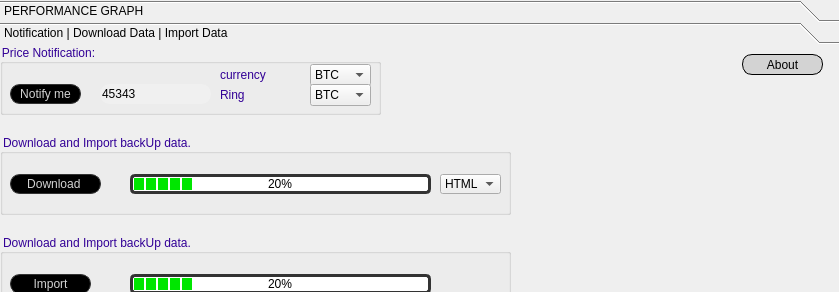
       <widget class="QToolBox" name="toolBox_2">
        <property name="enabled">
         <bool>true</bool>
        </property>
        <property name="toolTip">
         <string/>
        </property>
        <property name="autoFillBackground">
         <bool>false</bool>
        </property>
        <property name="styleSheet">
         <string notr="true">*{color: rgb(0, 0, 0);
font: 75 12pt &quot;Bahnschrift&quot;;}</string>
        </property>
        <property name="lineWidth">
         <number>2</number>
        </property>
        <property name="currentIndex">
         <number>1</number>
        </property>
        <property name="tabSpacing">
         <number>0</number>
        </property>
        <widget class="QWidget" name="page_5">
         <property name="geometry">
          <rect>
           <x>0</x>
           <y>0</y>
           <width>830</width>
           <height>283</height>
          </rect>
         </property>
         <attribute name="label">
          <string>PERFORMANCE GRAPH</string>
         </attribute>
         <layout class="QGridLayout" name="gridLayout_15">
          <item row="0" column="0">
           <widget class="QFrame" name="Graph_frame">
            <property name="styleSheet">
             <string notr="true">background-color: rgb(0, 0, 0);</string>
            </property>
            <property name="frameShape">
             <enum>QFrame::StyledPanel</enum>
            </property>
            <property name="frameShadow">
             <enum>QFrame::Raised</enum>
            </property>
           </widget>
          </item>
         </layout>
        </widget>
        <widget class="QWidget" name="page_6">
         <property name="geometry">
          <rect>
           <x>0</x>
           <y>0</y>
           <width>830</width>
           <height>283</height>
          </rect>
         </property>
         <attribute name="label">
          <string>Notification | Download Data | Import Data</string>
         </attribute>
         <widget class="QGroupBox" name="groupBox">
          <property name="geometry">
           <rect>
            <x>0</x>
            <y>0</y>
            <width>381</width>
            <height>71</height>
           </rect>
          </property>
          <property name="styleSheet">
           <string notr="true">font: 75 italic 10pt &quot;Palatino Linotype&quot;;
color:  rgb(50, 0, 150);</string>
          </property>
          <property name="title">
           <string>Price Notification:</string>
          </property>
          <property name="flat">
           <bool>false</bool>
          </property>
          <property name="checkable">
           <bool>false</bool>
          </property>
          <widget class="QComboBox" name="comboBox_2">
           <property name="geometry">
            <rect>
             <x>310</x>
             <y>20</y>
             <width>61</width>
             <height>22</height>
            </rect>
           </property>
           <property name="styleSheet">
            <string notr="true">*{
color: rgb(0, 0, 0);
	
font: 8pt &quot;MS Shell Dlg 2&quot;;
	selection-background-color: qlineargradient(spread:pad, x1:0, y1:0, x2:1, y2:0, stop:0 rgba(255, 255, 255, 255), stop:0.233831 rgba(0, 0, 0, 224));
}



</string>
           </property>
           <item>
            <property name="text">
             <string>BTC</string>
            </property>
           </item>
           <item>
            <property name="text">
             <string>ETH</string>
            </property>
           </item>
           <item>
            <property name="text">
             <string>LTC</string>
            </property>
           </item>
          </widget>
          <widget class="QLineEdit" name="comment_input_3">
           <property name="geometry">
            <rect>
             <x>100</x>
             <y>40</y>
             <width>111</width>
             <height>20</height>
            </rect>
           </property>
           <property name="styleSheet">
            <string notr="true">
QLineEdit{
border-radius:10px;
	color: rgb(0, 0, 0);
background-color: rgb(240, 240, 240);
}</string>
           </property>
           <property name="text">
            <string>45343</string>
           </property>
          </widget>
          <widget class="QPushButton" name="Calc_btn_right_2">
           <property name="geometry">
            <rect>
             <x>10</x>
             <y>40</y>
             <width>71</width>
             <height>20</height>
            </rect>
           </property>
           <property name="styleSheet">
            <string notr="true">*{
color:  rgb(211, 211, 211);
}

QPushButton:hover{
color: rgb(255, 255, 255);
;
	
	background-color: rgb(0, 0, 0);

}

QPushButton{
border: 1px solid  #333;
background:  rgb(0, 0, 0);
border-radius:10px;
font: 75 7pt &quot;MS Shell Dlg 2&quot;;
}


QPushButton:hover{

color: rgb(225, 255, 255);
	background-color: rgb(0, 0, 0);
border-radius:10px;
font: 75 7pt &quot;MS Shell Dlg 2&quot;;
}

QPushButton:pressed 
{
 border: 2px inset   rgb(225, 255, 255);
background-color: #333;
}</string>
           </property>
           <property name="text">
            <string>Notify me</string>
           </property>
          </widget>
          <widget class="QComboBox" name="comboBox_4">
           <property name="geometry">
            <rect>
             <x>310</x>
             <y>40</y>
             <width>61</width>
             <height>22</height>
            </rect>
           </property>
           <property name="styleSheet">
            <string notr="true">*{
color: rgb(0, 0, 0);
	
font: 8pt &quot;MS Shell Dlg 2&quot;;
	selection-background-color: qlineargradient(spread:pad, x1:0, y1:0, x2:1, y2:0, stop:0 rgba(255, 255, 255, 255), stop:0.233831 rgba(0, 0, 0, 224));
}



</string>
           </property>
           <item>
            <property name="text">
             <string>BTC</string>
            </property>
           </item>
           <item>
            <property name="text">
             <string>ETH</string>
            </property>
           </item>
           <item>
            <property name="text">
             <string>LTC</string>
            </property>
           </item>
          </widget>
          <widget class="QLabel" name="label_2">
           <property name="geometry">
            <rect>
             <x>220</x>
             <y>20</y>
             <width>81</width>
             <height>21</height>
            </rect>
           </property>
           <property name="text">
            <string>currency</string>
           </property>
          </widget>
          <widget class="QLabel" name="label_3">
           <property name="geometry">
            <rect>
             <x>220</x>
             <y>40</y>
             <width>55</width>
             <height>21</height>
            </rect>
           </property>
           <property name="text">
            <string>Ring</string>
           </property>
          </widget>
         </widget>
         <widget class="QGroupBox" name="groupBox_2">
          <property name="geometry">
           <rect>
            <x>0</x>
            <y>90</y>
            <width>511</width>
            <height>81</height>
           </rect>
          </property>
          <property name="styleSheet">
           <string notr="true">font: 75 italic 10pt &quot;Palatino Linotype&quot;;
color:  rgb(50, 0, 150);</string>
          </property>
          <property name="title">
           <string>Download and Import backUp data.</string>
          </property>
          <property name="flat">
           <bool>false</bool>
          </property>
          <property name="checkable">
           <bool>false</bool>
          </property>
          <widget class="QPushButton" name="export_btn">
           <property name="geometry">
            <rect>
             <x>10</x>
             <y>40</y>
             <width>91</width>
             <height>20</height>
            </rect>
           </property>
           <property name="styleSheet">
            <string notr="true">*{
color: rgb(211, 211, 211);
}

QPushButton:hover{
color: rgb(255, 255, 255);
;
	
	background-color: rgb(0, 0, 0);

}

QPushButton{
border: 1px solid  #333;
background:  rgb(0, 0, 0);
border-radius:10px;
font: 75 7pt &quot;MS Shell Dlg 2&quot;;
}


QPushButton:hover{

color: rgb(225, 255, 255);
	background-color: rgb(0, 0, 0);
border-radius:10px;
font: 75 7pt &quot;MS Shell Dlg 2&quot;;
}

QPushButton:pressed 
{
 border: 2px inset   rgb(225, 225, 255);
background-color: #333;
}</string>
           </property>
           <property name="text">
            <string>Download </string>
           </property>
          </widget>
          <widget class="QProgressBar" name="progressBar">
           <property name="geometry">
            <rect>
             <x>130</x>
             <y>40</y>
             <width>301</width>
             <height>20</height>
            </rect>
           </property>
           <property name="styleSheet">
            <string notr="true">*{font: 9pt &quot;MV Boli&quot;;
color: rgb(0, 0, 0);}



QProgressBar{
    border: 3px solid #333;
    border-radius: 5px;
    text-align: center
}

QProgressBar::chunk {
    background-color:rgb(0, 230, 0);
    width: 10px;
    margin:1px;
}
</string>
           </property>
           <property name="value">
            <number>20</number>
           </property>
           <property name="alignment">
            <set>Qt::AlignCenter</set>
           </property>
           <property name="textVisible">
            <bool>true</bool>
           </property>
           <property name="orientation">
            <enum>Qt::Horizontal</enum>
           </property>
           <property name="invertedAppearance">
            <bool>false</bool>
           </property>
           <property name="format">
            <string>%p%</string>
           </property>
          </widget>
          <widget class="QComboBox" name="comboBox_3">
           <property name="geometry">
            <rect>
             <x>440</x>
             <y>40</y>
             <width>61</width>
             <height>20</height>
            </rect>
           </property>
           <property name="styleSheet">
            <string notr="true">*{
color: rgb(0, 0, 0);
	
font: 8pt &quot;MS Shell Dlg 2&quot;;
	selection-background-color: qlineargradient(spread:pad, x1:0, y1:0, x2:1, y2:0, stop:0 rgba(255, 255, 255, 255), stop:0.233831 rgba(0, 0, 0, 224));
}



</string>
           </property>
           <item>
            <property name="text">
             <string>HTML</string>
            </property>
           </item>
           <item>
            <property name="text">
             <string>TXT</string>
            </property>
           </item>
           <item>
            <property name="text">
             <string>JSON</string>
            </property>
           </item>
          </widget>
         </widget>
         <widget class="QGroupBox" name="groupBox_3">
          <property name="geometry">
           <rect>
            <x>0</x>
            <y>190</y>
            <width>511</width>
            <height>91</height>
           </rect>
          </property>
          <property name="styleSheet">
           <string notr="true">font: 75 italic 10pt &quot;Palatino Linotype&quot;;
color:  rgb(50, 0, 150);</string>
          </property>
          <property name="title">
           <string>Download and Import backUp data.</string>
          </property>
          <property name="flat">
           <bool>false</bool>
          </property>
          <property name="checkable">
           <bool>false</bool>
          </property>
          <widget class="QProgressBar" name="progressBar_2">
           <property name="geometry">
            <rect>
             <x>130</x>
             <y>40</y>
             <width>301</width>
             <height>20</height>
            </rect>
           </property>
           <property name="styleSheet">
            <string notr="true">*{font: 9pt &quot;MV Boli&quot;;
color: rgb(0, 0, 0);}



QProgressBar{
    border: 3px solid #333;
    border-radius: 5px;
    text-align: center
}

QProgressBar::chunk {
    background-color:rgb(0, 230, 0);
    width: 10px;
    margin:1px;
}
</string>
           </property>
           <property name="value">
            <number>20</number>
           </property>
           <property name="alignment">
            <set>Qt::AlignCenter</set>
           </property>
           <property name="textVisible">
            <bool>true</bool>
           </property>
           <property name="orientation">
            <enum>Qt::Horizontal</enum>
           </property>
           <property name="invertedAppearance">
            <bool>false</bool>
           </property>
           <property name="format">
            <string>%p%</string>
           </property>
          </widget>
          <widget class="QPushButton" name="export_btn_4">
           <property name="geometry">
            <rect>
             <x>10</x>
             <y>40</y>
             <width>81</width>
             <height>20</height>
            </rect>
           </property>
           <property name="styleSheet">
            <string notr="true">*{
color: rgb(211, 211, 211);
}

QPushButton:hover{
color: rgb(255, 255, 255);
;
	
	background-color: rgb(0, 0, 0);

}

QPushButton{
border: 1px solid  #333;
background:  rgb(0, 0, 0);
border-radius:10px;
font: 75 7pt &quot;MS Shell Dlg 2&quot;;
}


QPushButton:hover{

color: rgb(225, 255, 255);
	background-color: rgb(0, 0, 0);
border-radius:10px;
font: 75 7pt &quot;MS Shell Dlg 2&quot;;
}

QPushButton:pressed 
{
 border: 2px inset   rgb(225, 225, 255);
background-color: #333;
}</string>
           </property>
           <property name="text">
            <string>Import</string>
           </property>
          </widget>
         </widget>
         <widget class="QPushButton" name="about_btn">
          <property name="geometry">
           <rect>
            <x>742</x>
            <y>10</y>
            <width>81</width>
            <height>21</height>
           </rect>
          </property>
          <property name="styleSheet">
           <string notr="true">

*{
color:rgb(1, 1, 1);
}

QPushButton{
border: 1px solid rgb(0,0, 0);
background:  rgb(211, 211, 211);
border-radius:10px;
font: 75 10pt &quot;MS Shell Dlg 2&quot;;
}


QPushButton:hover{

color: rgb(211, 211, 211);
	background-color: rgb(1, 0, 1);
border-radius:10px;
font: 75 10pt &quot;MS Shell Dlg 2&quot;;
}

QPushButton:pressed 
{
 border: 2px inset    rgb(0, 170, 0);
background-color: #333;
}</string>
          </property>
          <property name="text">
           <string>About</string>
          </property>
         </widget>
        </widget>
       </widget>
